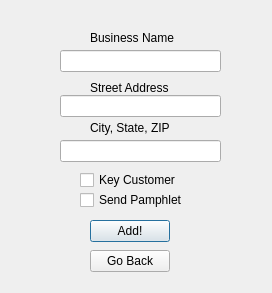
<?xml version="1.0" encoding="UTF-8"?>
<ui version="4.0">
 <class>addCustomer</class>
 <widget class="QDialog" name="addCustomer">
  <property name="geometry">
   <rect>
    <x>0</x>
    <y>0</y>
    <width>272</width>
    <height>293</height>
   </rect>
  </property>
  <property name="windowTitle">
   <string>Dialog</string>
  </property>
  <widget class="QLineEdit" name="lineEdit_name">
   <property name="geometry">
    <rect>
     <x>60</x>
     <y>50</y>
     <width>161</width>
     <height>22</height>
    </rect>
   </property>
  </widget>
  <widget class="QLineEdit" name="lineEdit_address1">
   <property name="geometry">
    <rect>
     <x>60</x>
     <y>95</y>
     <width>161</width>
     <height>22</height>
    </rect>
   </property>
  </widget>
  <widget class="QLineEdit" name="lineEdit_address2">
   <property name="geometry">
    <rect>
     <x>60</x>
     <y>140</y>
     <width>161</width>
     <height>22</height>
    </rect>
   </property>
  </widget>
  <widget class="QCheckBox" name="checkBox_key">
   <property name="geometry">
    <rect>
     <x>80</x>
     <y>170</y>
     <width>111</width>
     <height>20</height>
    </rect>
   </property>
   <property name="text">
    <string>Key Customer</string>
   </property>
  </widget>
  <widget class="QCheckBox" name="checkBox_pamphlet">
   <property name="geometry">
    <rect>
     <x>80</x>
     <y>190</y>
     <width>131</width>
     <height>20</height>
    </rect>
   </property>
   <property name="text">
    <string>Send Pamphlet</string>
   </property>
  </widget>
  <widget class="QPushButton" name="pushButton_add">
   <property name="geometry">
    <rect>
     <x>90</x>
     <y>220</y>
     <width>80</width>
     <height>22</height>
    </rect>
   </property>
   <property name="text">
    <string>Add!</string>
   </property>
  </widget>
  <widget class="QPushButton" name="pushButton_back">
   <property name="geometry">
    <rect>
     <x>90</x>
     <y>250</y>
     <width>80</width>
     <height>22</height>
    </rect>
   </property>
   <property name="text">
    <string>Go Back</string>
   </property>
  </widget>
  <widget class="QLabel" name="label">
   <property name="geometry">
    <rect>
     <x>90</x>
     <y>30</y>
     <width>101</width>
     <height>16</height>
    </rect>
   </property>
   <property name="text">
    <string>Business Name</string>
   </property>
  </widget>
  <widget class="QLabel" name="label_2">
   <property name="geometry">
    <rect>
     <x>90</x>
     <y>80</y>
     <width>101</width>
     <height>16</height>
    </rect>
   </property>
   <property name="text">
    <string>Street Address</string>
   </property>
  </widget>
  <widget class="QLabel" name="label_3">
   <property name="geometry">
    <rect>
     <x>90</x>
     <y>120</y>
     <width>101</width>
     <height>16</height>
    </rect>
   </property>
   <property name="text">
    <string>City, State, ZIP</string>
   </property>
  </widget>
 </widget>
 <resources/>
 <connections/>
</ui>
